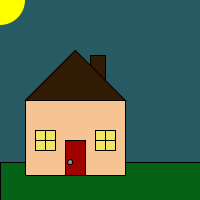
Frame 1 (no input)
Frame 60 (the mouse pressed at the canvas centre just before this capture): identical to frame 1, image omitted
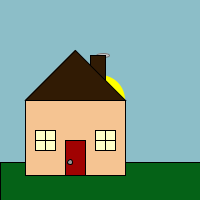
Frame 120 (the mouse held since frame 60 and released just before this capture)

The Processing sketch that drew these frames (run headless with seeded random() and noise(); from frame 60 on, the mouse is pressed at the canvas centre):

// Processing sketch: processing_86156
// ── processing_86156.pde

/*
  This program draws a house with a chimney that smokes when 
  the mouse is pressed and a sun that "controls" the time of 
  day based on its location in the sky. 
  Author: Alexandra Porras
  *** Simple house program borrowed from Program1_House.pde
  written by Alexandra Porras and Rene Charlebois.
*/

int windowX = 20;
int windowY = 20;
int sunSize = 50;
int cloudSize = 0;  
int smokeX = 98;
int smokeY = 60;
  
void setup() {
  size(200,200);
  smooth();
  rectMode(CENTER);
  
  println("Move the sun to change the time of day.");
  println();
  println("Click the mouse to make the chimney smoke.");
}

void draw() {
  background(mouseX+40,mouseX+90,mouseX+100); //draw sky that changes based on location of mouse
  
  fill(255,255,0);
  noStroke();
  ellipse(mouseX,mouseY,sunSize,sunSize); //draw sun
  
  fill(200);
  stroke(120);
  ellipse(smokeX,smokeY,cloudSize+10,cloudSize-7);//draw smoke cloud
  
  stroke(0);
  fill(5,98,23);
  rect(100,182.5,200,40); //draw ground
  
  fill(245,196,146);
  rect(75,138,100,75); //draw building

  fill(49,27,4);
  rect(98,68,15,25); //draw chimney
  triangle(25,100,75,50,125,100); //draw roof

  fill(160,2,2);
  rect(75,158,20,35); //draw door

  fill(150);
  ellipse(70,162,5,5); //draw doorknob

  fill(mouseX+240,mouseX+230,mouseX+100); //change color of windows based on mouseX location
  rect(45,140,windowX,windowY); //draw left window
  line(45,130,45,150);
  line(35,140,55,140);
  rect(105,140,windowX,windowY); //draw right window
  line(105,130,105,150);
  line(95,140,115,140);
  
} 

void mousePressed() {   
  fill(200);
  stroke(120);
  ellipse(smokeX,smokeY,cloudSize+10,cloudSize-7);//draw smoke cloud 
  
  cloudSize = cloudSize + 3;
  smokeX = smokeX + 5;
  smokeY = smokeY - 5;
}
